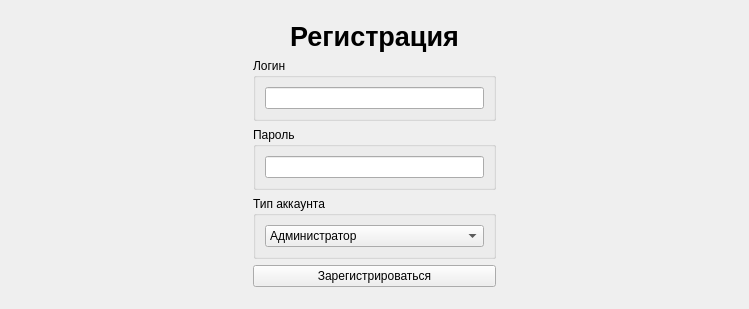
<?xml version="1.0" encoding="UTF-8"?>
<ui version="4.0">
 <class>RegistrationWindow</class>
 <widget class="QMainWindow" name="RegistrationWindow">
  <property name="geometry">
   <rect>
    <x>0</x>
    <y>0</y>
    <width>749</width>
    <height>309</height>
   </rect>
  </property>
  <property name="minimumSize">
   <size>
    <width>749</width>
    <height>309</height>
   </size>
  </property>
  <property name="maximumSize">
   <size>
    <width>749</width>
    <height>309</height>
   </size>
  </property>
  <property name="windowTitle">
   <string>MainWindow</string>
  </property>
  <widget class="QWidget" name="centralwidget">
   <layout class="QHBoxLayout" name="horizontalLayout">
    <item>
     <spacer name="horizontalSpacer">
      <property name="orientation">
       <enum>Qt::Horizontal</enum>
      </property>
      <property name="sizeHint" stdset="0">
       <size>
        <width>237</width>
        <height>20</height>
       </size>
      </property>
     </spacer>
    </item>
    <item>
     <layout class="QVBoxLayout" name="verticalLayout_3">
      <item>
       <spacer name="verticalSpacer">
        <property name="orientation">
         <enum>Qt::Vertical</enum>
        </property>
        <property name="sizeHint" stdset="0">
         <size>
          <width>20</width>
          <height>40</height>
         </size>
        </property>
       </spacer>
      </item>
      <item>
       <widget class="QLabel" name="label">
        <property name="font">
         <font>
          <pointsize>20</pointsize>
          <weight>75</weight>
          <bold>true</bold>
          <kerning>true</kerning>
         </font>
        </property>
        <property name="text">
         <string>Регистрация</string>
        </property>
        <property name="alignment">
         <set>Qt::AlignCenter</set>
        </property>
       </widget>
      </item>
      <item>
       <widget class="QGroupBox" name="groupBox">
        <property name="title">
         <string>Логин</string>
        </property>
        <layout class="QVBoxLayout" name="verticalLayout">
         <item>
          <widget class="QLineEdit" name="loginInput"/>
         </item>
        </layout>
       </widget>
      </item>
      <item>
       <widget class="QGroupBox" name="groupBox_2">
        <property name="title">
         <string>Пароль</string>
        </property>
        <layout class="QVBoxLayout" name="verticalLayout_2">
         <item>
          <widget class="QLineEdit" name="passwordInput">
           <property name="echoMode">
            <enum>QLineEdit::Password</enum>
           </property>
          </widget>
         </item>
        </layout>
       </widget>
      </item>
      <item>
       <widget class="QGroupBox" name="groupBox_3">
        <property name="title">
         <string>Тип аккаунта</string>
        </property>
        <layout class="QVBoxLayout" name="verticalLayout_4">
         <item>
          <widget class="QComboBox" name="accountTypeDropdown">
           <item>
            <property name="text">
             <string>Администратор</string>
            </property>
           </item>
           <item>
            <property name="text">
             <string>Кладовщик</string>
            </property>
           </item>
           <item>
            <property name="text">
             <string>Рабочий</string>
            </property>
           </item>
          </widget>
         </item>
        </layout>
       </widget>
      </item>
      <item>
       <widget class="QPushButton" name="registerBtn">
        <property name="text">
         <string>Зарегистрироваться</string>
        </property>
       </widget>
      </item>
      <item>
       <spacer name="verticalSpacer_2">
        <property name="orientation">
         <enum>Qt::Vertical</enum>
        </property>
        <property name="sizeHint" stdset="0">
         <size>
          <width>20</width>
          <height>40</height>
         </size>
        </property>
       </spacer>
      </item>
     </layout>
    </item>
    <item>
     <spacer name="horizontalSpacer_2">
      <property name="orientation">
       <enum>Qt::Horizontal</enum>
      </property>
      <property name="sizeHint" stdset="0">
       <size>
        <width>237</width>
        <height>20</height>
       </size>
      </property>
     </spacer>
    </item>
   </layout>
  </widget>
 </widget>
 <resources/>
 <connections/>
</ui>
